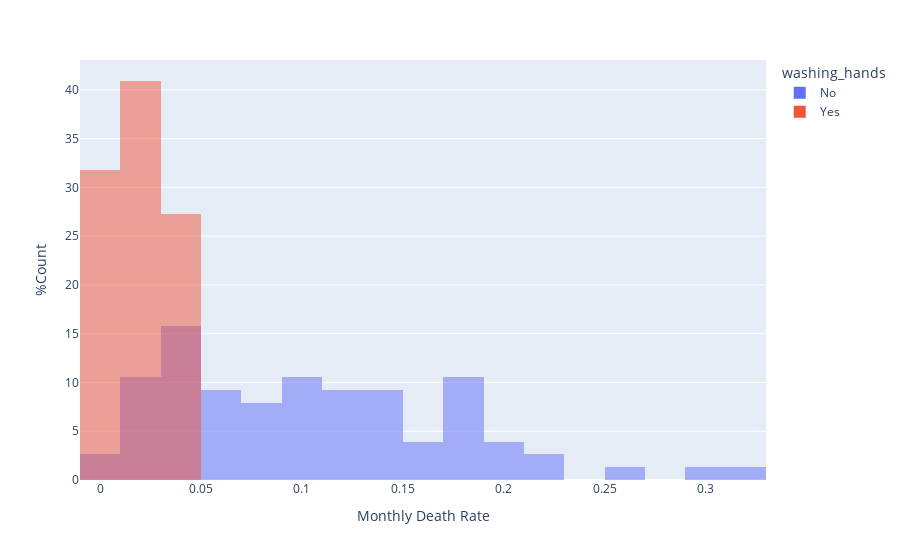

Here is the notebook cell this chart was saved with:
### Code cell
hist = px.histogram(
    df_monthly,
    x="pct_deaths",
    color="washing_hands",
    nbins=25,
    opacity=0.5,
    barmode="overlay",
    histnorm="percent",
    # marginal="box",
)

hist.update_layout(
    xaxis_title="Monthly Death Rate",
    yaxis_title="%Count",
)

hist.show()

### Figure 1 — Plotly figure (JSON) as saved in the notebook; plotly's stock layout.template omitted (floating-point values rounded to 4 significant figures)
{"data": [{"alignmentgroup": "True", "bingroup": "x", "histnorm": "percent", "hovertemplate": "washing_hands=No<br>pct_deaths=%{x}<br>percent=%{y}<extra></extra>", "legendgroup": "No", "marker": {"color": "#636efa", "opacity": 0.5, "pattern": {"shape": ""}}, "name": "No", "nbinsx": 25, "offsetgroup": "No", "orientation": "v", "showlegend": true, "type": "histogram", "x": [0.1457, 0.07531, 0.04332, 0.01569, 0.007843, 0.05, 0.08421, 0.01351, 0.01878, 0.1102, 0.2255, 0.2085, 0.1222, 0.1023, 0.1074, 0.03226, 0.06593, 0.2078, 0.2546, 0.1839, 0.2934, 0.2297, 0.3138, 0.1912, 0.1597, 0.1241, 0.1193, 0.06098, 0.04082, 0.005236, 0.01554, 0.02262, 0.176, 0.07143, 0.08051, 0.1516, 0.1128, 0.1703, 0.1731, 0.05833, 0.02679, 0.04369, 0.0632, 0.01224, 0.03226, 0.1102, 0.1055, 0.07591, 0.04745, 0.04452, 0.04231, 0.04392, 0.07143, 0.06122, 0.03586, 0.1055, 0.1484, 0.1094, 0.1049, 0.1339, 0.1809, 0.1543, 0.1897, 0.1344, 0.1015, 0.131, 0.1806, 0.1439, 0.1496, 0.1077, 0.05369, 0.03215, 0.01923, 0.03607, 0.1827, 0.1224], "xaxis": "x", "yaxis": "y"}, {"alignmentgroup": "True", "bingroup": "x", "histnorm": "percent", "hovertemplate": "washing_hands=Yes<br>pct_deaths=%{x}<br>percent=%{y}<extra></extra>", "legendgroup": "Yes", "marker": {"color": "#EF553B", "opacity": 0.5, "pattern": {"shape": ""}}, "name": "Yes", "nbinsx": 25, "offsetgroup": "Yes", "orientation": "v", "showlegend": true, "type": "histogram", "x": [0.02239, 0.012, 0.01894, 0.0458, 0.03957, 0.04472, 0.0293, 0.03534, 0.006873, 0, 0.006557, 0.009585, 0.01136, 0.003717, 0, 0.009615, 0.02341, 0.02903, 0.0134, 0.02233, 0.03085, 0.04926], "xaxis": "x", "yaxis": "y"}], "layout": {"barmode": "overlay", "legend": {"title": {"text": "washing_hands"}, "tracegroupgap": 0}, "margin": {"t": 60}, "xaxis": {"anchor": "y", "domain": [0, 1], "title": {"text": "Monthly Death Rate"}}, "yaxis": {"anchor": "x", "domain": [0, 1], "title": {"text": "%Count"}}}}
